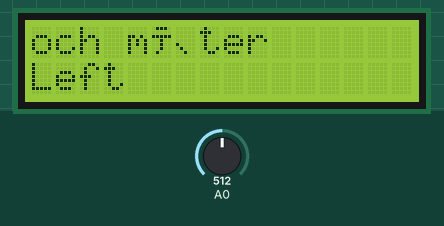
Bench run of a sketch on a simulated Arduino Uno, built with avr-gcc and run on an emulated ATmega328P. Parts: 16×2 character LCD. The test bench sets the inputs (shaded band); at power-on: A0 = 512.

Above: at 4.2 s.
4.3 s: A0 set to 610
At 5.4 s:
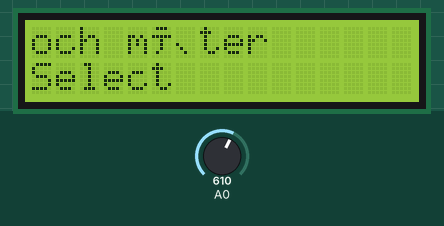
5.8 s: A0 set to 390
At 6.5 s:
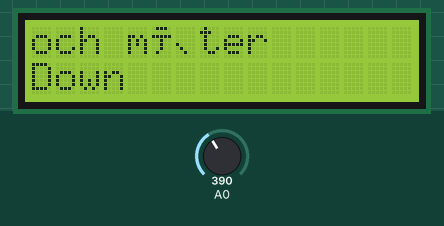
7.3 s: A0 set to 190
At 7.7 s:
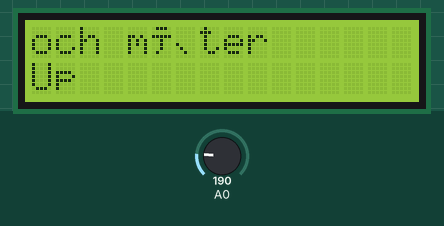
8.8 s: A0 set to 90
At 10.0 s:
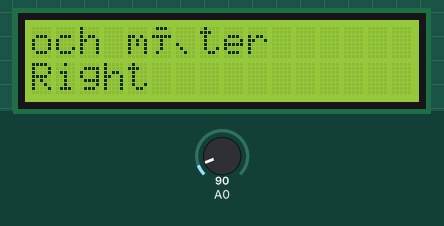
10.3 s: A0 set to 110
At 11.1 s:
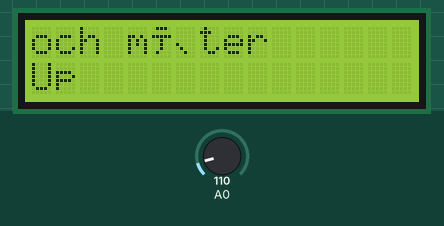
11.8 s: A0 set to 210
At 12.3 s:
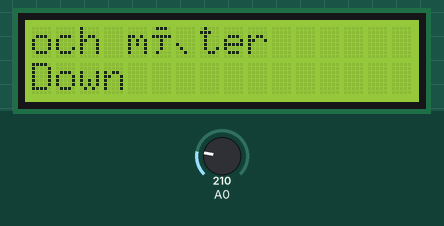
Timing chart, 0 to 14.3 s (numbered marks = the images above; inputs shaded):
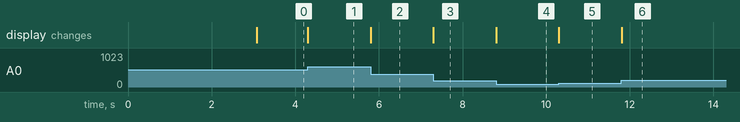

Measured:
- after the input at 4.3 s, the display: changes at once (image 1)
- after the input at 5.8 s, the display: changes at once (image 2)
- after the input at 7.3 s, the display: changes at once (image 3)
- after the input at 8.8 s, the display: changes at once (image 4)
- after the input at 10.3 s, the display: changes at once (image 5)
- after the input at 11.8 s, the display: changes at once (image 6)

The sketch:

Display.ino
```cpp
#include <LiquidCrystal.h>

// 87876 LCD Shield för Arduino
// 16x2 tecken och knappar
// Kjell & Company

// include the library code:
// #include <LiquidCrystal.h>

LiquidCrystal lcd(8, 9, 4, 5, 6, 7);   // initialize the library with the numbers of the interface pins

void setup() {
  lcd.begin(16, 2);                      // set up the LCD's number of columns and rows
  lcd.clear();                           // Clear LCD
  lcd.setCursor(0,0);                    // Set cursor to x=0 and y=0
  lcd.print("ADs termometer");           // Print text on LCD
  lcd.setCursor(0,1);
  lcd.print("mäter och mäter");
  delay(3000);
  lcd.clear();
  lcd.setCursor(0,0);
  lcd.print("och mäter");
}

void loop() {
  int x;
  x = analogRead (0);                  // Read the analog value for buttons
  if (x < 100) {                       // Right button is pressed
    lcd.setCursor(0,1);
    lcd.print ("Right ");
  }
  else if (x < 200) {                  // Up button is pressed
    lcd.setCursor(0,1);
    lcd.print ("Up    ");
  }
  else if (x < 400){                   // Down button is pressed
    lcd.setCursor(0,1);
    lcd.print ("Down  ");
  }
  else if (x < 600){                   // Left button is pressed
    lcd.setCursor(0,1);
    lcd.print ("Left  ");
  }
  else if (x < 800){                   // Select button is pressed
    lcd.setCursor(0,1);
    lcd.print ("Select"); }
}
```
